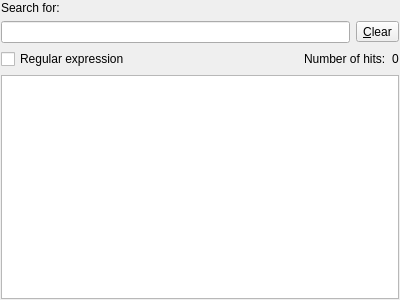
<?xml version="1.0" encoding="UTF-8"?>
<ui version="4.0">
 <class>cs8SearchWidgetClass</class>
 <widget class="QWidget" name="cs8SearchWidgetClass">
  <property name="geometry">
   <rect>
    <x>0</x>
    <y>0</y>
    <width>400</width>
    <height>300</height>
   </rect>
  </property>
  <property name="windowTitle">
   <string>cs8SearchWidget</string>
  </property>
  <layout class="QVBoxLayout" name="verticalLayout">
   <item>
    <widget class="QLabel" name="label">
     <property name="text">
      <string>Search for:</string>
     </property>
    </widget>
   </item>
   <item>
    <layout class="QHBoxLayout" name="horizontalLayout_2">
     <item>
      <widget class="QLineEdit" name="lineEditSearchText"/>
     </item>
     <item>
      <widget class="QToolButton" name="toolButtonClear">
       <property name="text">
        <string>&amp;Clear</string>
       </property>
      </widget>
     </item>
    </layout>
   </item>
   <item>
    <layout class="QHBoxLayout" name="horizontalLayout">
     <item>
      <widget class="QCheckBox" name="cbRegularExpression">
       <property name="text">
        <string>Regular expression</string>
       </property>
       <property name="checkable">
        <bool>true</bool>
       </property>
      </widget>
     </item>
     <item>
      <spacer name="horizontalSpacer">
       <property name="orientation">
        <enum>Qt::Horizontal</enum>
       </property>
       <property name="sizeHint" stdset="0">
        <size>
         <width>38</width>
         <height>17</height>
        </size>
       </property>
      </spacer>
     </item>
     <item>
      <widget class="QLabel" name="label_2">
       <property name="text">
        <string>Number of hits:</string>
       </property>
      </widget>
     </item>
     <item>
      <widget class="QLabel" name="labelHits">
       <property name="text">
        <string>0</string>
       </property>
      </widget>
     </item>
    </layout>
   </item>
   <item>
    <widget class="QTableView" name="listViewResults">
     <property name="sizePolicy">
      <sizepolicy hsizetype="Preferred" vsizetype="Expanding">
       <horstretch>0</horstretch>
       <verstretch>0</verstretch>
      </sizepolicy>
     </property>
     <property name="editTriggers">
      <set>QAbstractItemView::NoEditTriggers</set>
     </property>
     <property name="alternatingRowColors">
      <bool>true</bool>
     </property>
     <property name="selectionMode">
      <enum>QAbstractItemView::SingleSelection</enum>
     </property>
     <property name="selectionBehavior">
      <enum>QAbstractItemView::SelectRows</enum>
     </property>
     <property name="showGrid">
      <bool>false</bool>
     </property>
     <property name="wordWrap">
      <bool>false</bool>
     </property>
    </widget>
   </item>
  </layout>
 </widget>
 <layoutdefault spacing="6" margin="1"/>
 <resources/>
 <connections/>
</ui>
